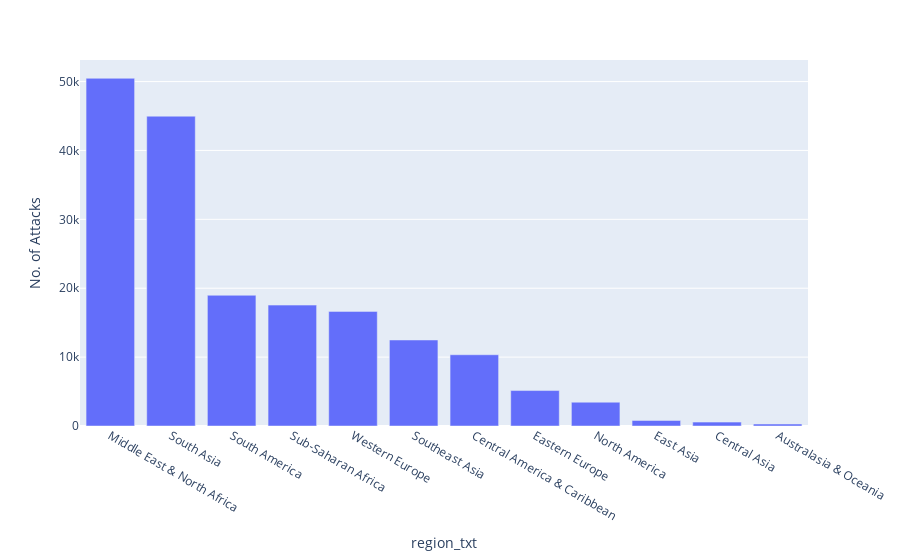

This figure's notebook cell:
### Code cell
px.bar(region_attacks, x='region_txt', y='No. of Attacks')

### Figure 1 — Plotly figure (JSON) as saved in the notebook; plotly's stock layout.template omitted (floating-point values rounded to 4 significant figures)
{"data": [{"alignmentgroup": "True", "hovertemplate": "region_txt=%{x}<br>No. of Attacks=%{y}<extra></extra>", "legendgroup": "", "marker": {"color": "#636efa", "pattern": {"shape": ""}}, "name": "", "offsetgroup": "", "orientation": "v", "showlegend": false, "textposition": "auto", "type": "bar", "x": ["Middle East & North Africa", "South Asia", "South America", "Sub-Saharan Africa", "Western Europe", "Southeast Asia", "Central America & Caribbean", "Eastern Europe", "North America", "East Asia", "Central Asia", "Australasia & Oceania"], "xaxis": "x", "y": [50474, 44974, 18978, 17550, 16639, 12485, 10344, 5144, 3456, 802, 563, 282], "yaxis": "y"}], "layout": {"barmode": "relative", "legend": {"tracegroupgap": 0}, "margin": {"t": 60}, "xaxis": {"anchor": "y", "domain": [0, 1], "title": {"text": "region_txt"}}, "yaxis": {"anchor": "x", "domain": [0, 1], "title": {"text": "No. of Attacks"}}}}
